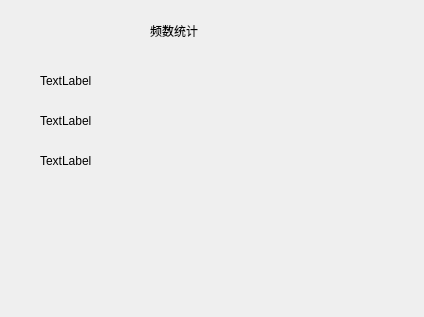
<?xml version="1.0" encoding="UTF-8"?>
<ui version="4.0">
 <class>LoginDialog</class>
 <widget class="QDialog" name="LoginDialog">
  <property name="geometry">
   <rect>
    <x>0</x>
    <y>0</y>
    <width>424</width>
    <height>317</height>
   </rect>
  </property>
  <property name="windowTitle">
   <string>Dialog</string>
  </property>
  <widget class="QLabel" name="label">
   <property name="geometry">
    <rect>
     <x>150</x>
     <y>10</y>
     <width>91</width>
     <height>41</height>
    </rect>
   </property>
   <property name="styleSheet">
    <string notr="true">font: 75 16pt &quot;楷体&quot;;</string>
   </property>
   <property name="text">
    <string>频数统计</string>
   </property>
  </widget>
  <widget class="QLabel" name="label_2">
   <property name="geometry">
    <rect>
     <x>40</x>
     <y>70</y>
     <width>61</width>
     <height>21</height>
    </rect>
   </property>
   <property name="text">
    <string>TextLabel</string>
   </property>
  </widget>
  <widget class="QLabel" name="label_3">
   <property name="geometry">
    <rect>
     <x>40</x>
     <y>110</y>
     <width>61</width>
     <height>21</height>
    </rect>
   </property>
   <property name="text">
    <string>TextLabel</string>
   </property>
  </widget>
  <widget class="QLabel" name="label_4">
   <property name="geometry">
    <rect>
     <x>40</x>
     <y>150</y>
     <width>61</width>
     <height>21</height>
    </rect>
   </property>
   <property name="text">
    <string>TextLabel</string>
   </property>
  </widget>
 </widget>
 <resources/>
 <connections/>
</ui>
